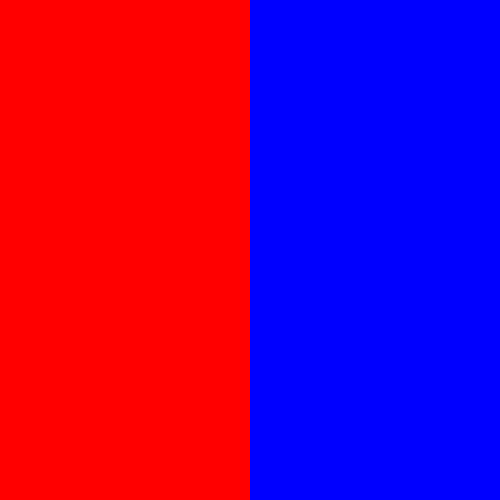
Frame 1 (no input)
Frame 60 (the mouse pressed at the canvas centre just before this capture): identical to frame 1, image omitted
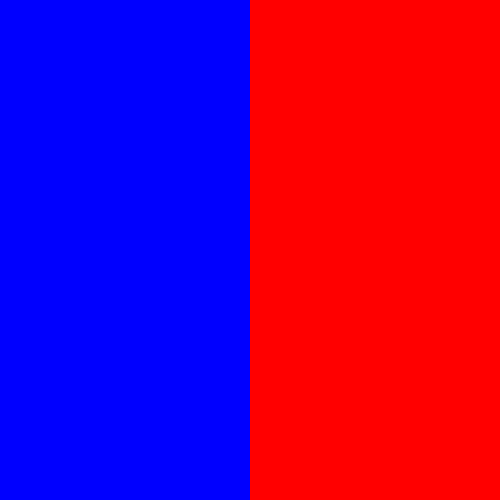
Frame 120 (the mouse held since frame 60 and released just before this capture)

The Processing sketch that drew these frames (run headless with seeded random() and noise(); from frame 60 on, the mouse is pressed at the canvas centre):

// Processing sketch: twosides
// ── twosides.pde
void setup()
{
  size(500, 500);
}

void draw()
{
  background(0, 0, 255);
  
  noStroke();
  fill(255, 0, 0);
  if (mouseX < width / 2)
  {
    rect(0, 0, width / 2, height);
  }
  else
  {
    rect(width / 2, 0, width / 2, height);
  }
}
